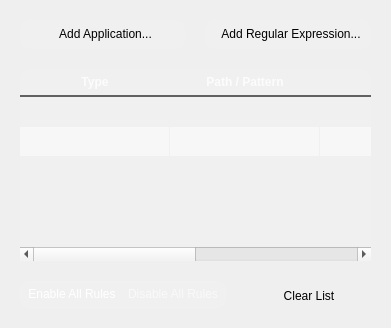
        <widget class="QWidget" name="main_container_page_2">
         <layout class="QVBoxLayout" name="vlayout_main_container_page_2">
          <property name="spacing">
           <number>0</number>
          </property>
          <property name="leftMargin">
           <number>0</number>
          </property>
          <property name="topMargin">
           <number>0</number>
          </property>
          <property name="rightMargin">
           <number>0</number>
          </property>
          <property name="bottomMargin">
           <number>0</number>
          </property>
          <item>
           <layout class="QGridLayout" name="grid_main_container_page_2" rowstretch="0,1,0">
            <property name="leftMargin">
             <number>20</number>
            </property>
            <property name="topMargin">
             <number>20</number>
            </property>
            <property name="rightMargin">
             <number>20</number>
            </property>
            <property name="bottomMargin">
             <number>20</number>
            </property>
            <property name="spacing">
             <number>20</number>
            </property>
            <item row="2" column="2" alignment="Qt::AlignmentFlag::AlignRight|Qt::AlignmentFlag::AlignBottom">
             <widget class="QToolButton" name="btn_clear_all">
              <property name="minimumSize">
               <size>
                <width>125</width>
                <height>0</height>
               </size>
              </property>
              <property name="focusPolicy">
               <enum>Qt::FocusPolicy::NoFocus</enum>
              </property>
              <property name="styleSheet">
               <string notr="true">QToolButton#btn_clear_all {
padding: 3px 9px 4px 10px;
border-radius: 8px;
background: transparent;
}
QToolButton#btn_clear_all:hover {
background: rgba(255, 255, 255, 25);
}
QToolButton#btn_clear_all:pressed {
background: rgba(255, 255, 255, 15);
}
QToolButton#btn_clear_all:focus {
outline: none;
}</string>
              </property>
              <property name="text">
               <string>Clear List</string>
              </property>
              <property name="toolButtonStyle">
               <enum>Qt::ToolButtonStyle::ToolButtonTextBesideIcon</enum>
              </property>
             </widget>
            </item>
            <item row="1" column="0" colspan="3">
             <widget class="QFrame" name="exclusions_rules_table_frame">
              <property name="styleSheet">
               <string notr="true">QFrame#exclusions_rules_table_frame {
background: rgba(255, 255, 255, 10);
border-radius: 10px;
}
QFrame#exclusions_rules_table_frame QTableWidget {
border: transparent;
background: transparent;
}
QFrame#exclusions_rules_table_frame QHeaderView {
border-top-left-radius: 10px;
border-top-right-radius: 10px;
border-bottom: 2px solid rgba(32, 32, 32, 175);
background: transparent;
}
QFrame#exclusions_rules_table_frame QHeaderView::section {
padding: 5px 10px;
border-radius: 10px;
color: rgba(255, 255, 255, 200);
background: transparent;
}
QFrame#exclusions_rules_table_frame QHeaderView::section:hover {
text-decoration: underline;
font-weight: 700;
color: rgba(255, 255, 255, 255);
}
QFrame#exclusions_rules_table_frame QHeaderView::up-arrow {
image: url(:/icons/icons/CaretUpFilled.svg);
width: 13px;
height: 13px;
}
QFrame#exclusions_rules_table_frame QHeaderView::down-arrow {
image: url(:/icons/icons/CaretDownFilled.svg);
width: 13px;
height: 13px;
}</string>
              </property>
              <layout class="QVBoxLayout" name="vlayout_rules_table_frame">
               <property name="spacing">
                <number>0</number>
               </property>
               <property name="leftMargin">
                <number>0</number>
               </property>
               <property name="topMargin">
                <number>0</number>
               </property>
               <property name="rightMargin">
                <number>0</number>
               </property>
               <property name="bottomMargin">
                <number>0</number>
               </property>
               <item>
                <widget class="QTableWidget" name="exclusions_rules_table">
                 <property name="dragEnabled">
                  <bool>true</bool>
                 </property>
                 <property name="dragDropMode">
                  <enum>QAbstractItemView::DragDropMode::DragDrop</enum>
                 </property>
                 <property name="alternatingRowColors">
                  <bool>true</bool>
                 </property>
                 <property name="showGrid">
                  <bool>true</bool>
                 </property>
                 <property name="gridStyle">
                  <enum>Qt::PenStyle::NoPen</enum>
                 </property>
                 <property name="sortingEnabled">
                  <bool>true</bool>
                 </property>
                 <property name="rowCount">
                  <number>3</number>
                 </property>
                 <attribute name="horizontalHeaderMinimumSectionSize">
                  <number>75</number>
                 </attribute>
                 <attribute name="horizontalHeaderDefaultSectionSize">
                  <number>150</number>
                 </attribute>
                 <attribute name="horizontalHeaderStretchLastSection">
                  <bool>true</bool>
                 </attribute>
                 <attribute name="verticalHeaderVisible">
                  <bool>false</bool>
                 </attribute>
                 <row/>
                 <row/>
                 <row/>
                 <column>
                  <property name="text">
                   <string>Type</string>
                  </property>
                  <property name="font">
                   <font>
                    <bold>true</bold>
                   </font>
                  </property>
                 </column>
                 <column>
                  <property name="text">
                   <string>Path / Pattern</string>
                  </property>
                  <property name="font">
                   <font>
                    <bold>true</bold>
                   </font>
                  </property>
                 </column>
                 <column>
                  <property name="text">
                   <string>Rule</string>
                  </property>
                  <property name="font">
                   <font>
                    <bold>true</bold>
                   </font>
                  </property>
                 </column>
                 <column>
                  <property name="text">
                   <string>Delete</string>
                  </property>
                  <property name="font">
                   <font>
                    <bold>true</bold>
                   </font>
                  </property>
                 </column>
                </widget>
               </item>
              </layout>
             </widget>
            </item>
            <item row="2" column="0" colspan="2" alignment="Qt::AlignmentFlag::AlignBottom">
             <widget class="QFrame" name="exclusions_rules_frame">
              <property name="styleSheet">
               <string notr="true">QFrame#exclusions_rules_frame {
padding: 1px;
border-radius: 10px;
border: 1px solid rgba(255, 255, 255, 30);
background: rgba(255, 255, 255, 10);
}
QFrame#exclusions_rules_frame QPushButton {
margin: 1px;
padding: 3px 5px 4px 5px;
border-radius: 8px;
color: rgba(255, 255, 255, 150);
background: transparent;
}
QFrame#exclusions_rules_frame QPushButton:hover {
color: rgba(255, 255, 255, 255);
background: rgba(255, 255, 255, 15);
}
QFrame#exclusions_rules_frame QPushButton:pressed {
background: rgba(255, 255, 255, 5);
}
QFrame#exclusions_rules_frame QPushButton:checked {
color: rgba(255, 255, 255, 255);
}
QFrame#exclusions_rules_frame QPushButton:focus {
outline: none;
}</string>
              </property>
              <layout class="QHBoxLayout" name="horizontalLayout_3">
               <property name="spacing">
                <number>0</number>
               </property>
               <property name="leftMargin">
                <number>0</number>
               </property>
               <property name="topMargin">
                <number>0</number>
               </property>
               <property name="rightMargin">
                <number>0</number>
               </property>
               <property name="bottomMargin">
                <number>0</number>
               </property>
               <item>
                <widget class="QPushButton" name="btn_enable_rules">
                 <property name="sizePolicy">
                  <sizepolicy hsizetype="Minimum" vsizetype="Fixed">
                   <horstretch>0</horstretch>
                   <verstretch>0</verstretch>
                  </sizepolicy>
                 </property>
                 <property name="text">
                  <string>Enable All Rules</string>
                 </property>
                 <property name="checkable">
                  <bool>true</bool>
                 </property>
                 <property name="checked">
                  <bool>true</bool>
                 </property>
                 <property name="autoExclusive">
                  <bool>true</bool>
                 </property>
                 <property name="flat">
                  <bool>true</bool>
                 </property>
                </widget>
               </item>
               <item>
                <widget class="QPushButton" name="btn_disable_rules">
                 <property name="sizePolicy">
                  <sizepolicy hsizetype="Minimum" vsizetype="Fixed">
                   <horstretch>0</horstretch>
                   <verstretch>0</verstretch>
                  </sizepolicy>
                 </property>
                 <property name="text">
                  <string>Disable All Rules</string>
                 </property>
                 <property name="checkable">
                  <bool>true</bool>
                 </property>
                 <property name="checked">
                  <bool>false</bool>
                 </property>
                 <property name="autoExclusive">
                  <bool>true</bool>
                 </property>
                 <property name="flat">
                  <bool>true</bool>
                 </property>
                </widget>
               </item>
              </layout>
             </widget>
            </item>
            <item row="0" column="0" colspan="3">
             <widget class="QFrame" name="add_exclusions_frame">
              <property name="styleSheet">
               <string notr="true">QFrame#add_exclusions_frame QPushButton {
padding: 7px 10px 8px 10px;
border-radius: 10px;
background: rgba(255, 255, 255, 20);
}
QFrame#add_exclusions_frame QPushButton:hover {
background: rgba(255, 255, 255, 25);
}
QFrame#add_exclusions_frame QPushButton:pressed {
background: rgba(255, 255, 255, 15);
}
QFrame#add_exclusions_frame QPushButton:focus {
outline: none;
}</string>
              </property>
              <layout class="QHBoxLayout" name="hlayout_add_btns">
               <property name="spacing">
                <number>20</number>
               </property>
               <property name="leftMargin">
                <number>0</number>
               </property>
               <property name="topMargin">
                <number>0</number>
               </property>
               <property name="rightMargin">
                <number>0</number>
               </property>
               <property name="bottomMargin">
                <number>0</number>
               </property>
               <item>
                <widget class="QPushButton" name="btn_add_app">
                 <property name="text">
                  <string>  Add Application...</string>
                 </property>
                 <property name="icon">
                  <iconset resource="../resources.qrc">
                   <normaloff>:/icons/icons/AppsFilled.svg</normaloff>:/icons/icons/AppsFilled.svg</iconset>
                 </property>
                 <property name="iconSize">
                  <size>
                   <width>20</width>
                   <height>20</height>
                  </size>
                 </property>
                 <property name="flat">
                  <bool>true</bool>
                 </property>
                </widget>
               </item>
               <item>
                <widget class="QPushButton" name="btn_add_regex">
                 <property name="text">
                  <string>  Add Regular Expression...</string>
                 </property>
                 <property name="icon">
                  <iconset resource="../resources.qrc">
                   <normaloff>:/icons/icons/Regex.svg</normaloff>:/icons/icons/Regex.svg</iconset>
                 </property>
                 <property name="iconSize">
                  <size>
                   <width>20</width>
                   <height>20</height>
                  </size>
                 </property>
                 <property name="flat">
                  <bool>true</bool>
                 </property>
                </widget>
               </item>
              </layout>
             </widget>
            </item>
           </layout>
          </item>
         </layout>
        </widget>
